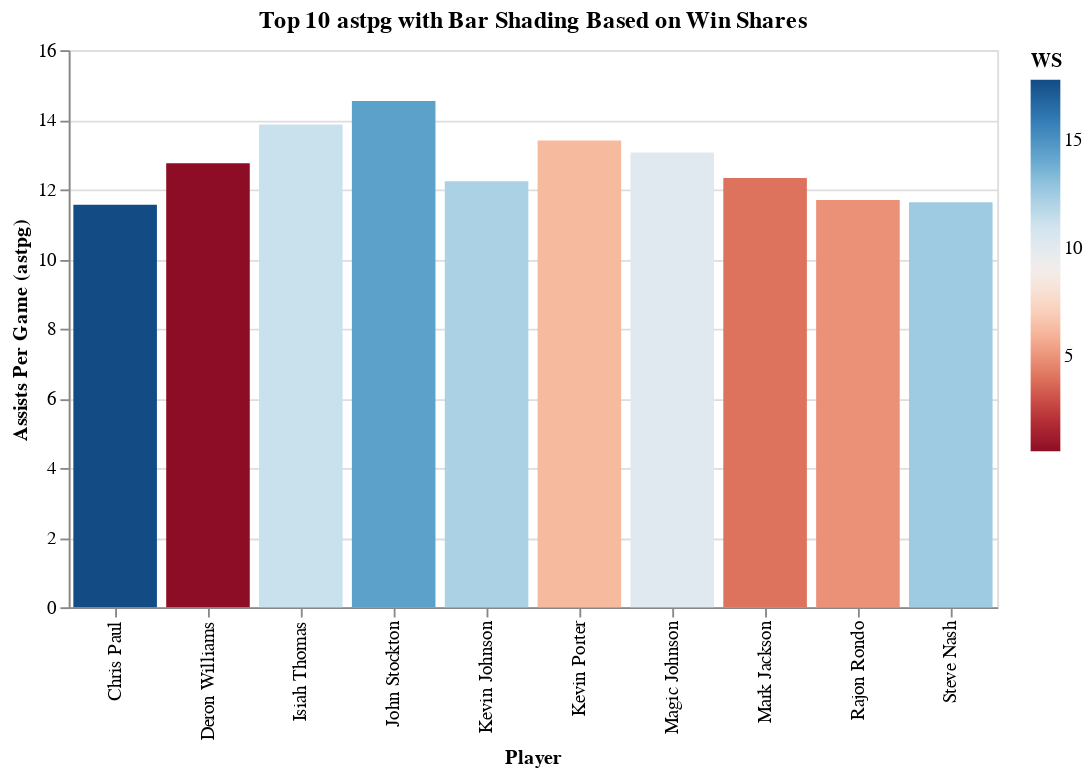

Here is the notebook cell this chart was saved with:
### Code cell
highestast_df = stats_df.loc[stats_df.groupby("Player")['astpg'].idxmax()]
highestast_df.info()

top10 = highestast_df.sort_values(by="astpg", ascending = False).head(10)

chart = alt.Chart(top10).mark_bar().encode(
    x=alt.X('Player', title='Player'),
    y=alt.Y('astpg', title='Assists Per Game (astpg)'),
    color=alt.Color('WS', scale=alt.Scale(scheme='redblue'), title='WS')
).properties(
    title="Top 10 astpg with Bar Shading Based on Win Shares",
    width=500,
    height=300
)
chart

### Figure 1 — Vega-Lite specification as saved in the notebook (floating-point values rounded to 4 significant figures)
{"config": {"view": {"continuousWidth": 300, "continuousHeight": 300}}, "data": {"name": "data-69cf08dee5a140aaf42c07cadd127af9"}, "mark": {"type": "bar"}, "encoding": {"color": {"field": "WS", "scale": {"scheme": "redblue"}, "title": "WS", "type": "quantitative"}, "x": {"field": "Player", "title": "Player", "type": "nominal"}, "y": {"field": "astpg", "title": "Assists Per Game (astpg)", "type": "quantitative"}}, "height": 300, "title": "Top 10 astpg with Bar Shading Based on Win Shares", "width": 500, "$schema": "https://vega.github.io/schema/vega-lite/v5.20.1.json", "datasets": {"data-69cf08dee5a140aaf42c07cadd127af9": [{"Unnamed: 0": 9923, "Year": 1990.0, "Player": "John Stockton", "Pos": "PG", "Age": 27.0, "Tm": "UTA", "G": 78.0, "GS": 78.0, "MP": 2915.0, "PER": 23.9, "TS%": 0.607, "3PAr": 0.123, "FTr": 0.471, "ORB%": 2.5, "DRB%": 5.6, "TRB%": 4.1, "AST%": 57.4, "STL%": 3.5, "BLK%": 0.4, "TOV%": 19.7, "USG%": 20.6, "blanl": null, "OWS": 10.4, "DWS": 4.0, "WS": 14.4, "WS/48": 0.238, "blank2": null, "OBPM": 5.6, "DBPM": -1.4, "BPM": 4.2, "VORP": 4.5, "FG": 472.0, "FGA": 918.0, "FG%": 0.514, "3P": 47.0, "3PA": 113.0, "3P%": 0.416, "2P": 425.0, "2PA": 805.0, "2P%": 0.528, "eFG%": 0.54, "FT": 354.0, "FTA": 432.0, "FT%": 0.819, "ORB": 57.0, "DRB": 149.0, "TRB": 206.0, "AST": 1134.0, "STL": 207.0, "BLK": 18.0, "TOV": 272.0, "PF": 233.0, "PTS": 1345.0, "ppg": 17.24, "astpg": 14.54, "trbpg": 2.641}, {"Unnamed: 0": 7857, "Year": 1985.0, "Player": "Isiah Thomas", "Pos": "PG", "Age": 23.0, "Tm": "DET", "G": 81.0, "GS": 81.0, "MP": 3089.0, "PER": 22.2, "TS%": 0.529, "3PAr": 0.08, "FTr": 0.35, "ORB%": 3.7, "DRB%": 8.7, "TRB%": 6.1, "AST%": 47.9, "STL%": 2.8, "BLK%": 0.4, "TOV%": 15.7, "USG%": 24.0, "blanl": null, "OWS": 7.5, "DWS": 3.6, "WS": 11.2, "WS/48": 0.173, "blank2": null, "OBPM": 5.2, "DBPM": 0.0, "BPM": 5.2, "VORP": 5.6, "FG": 646.0, "FGA": 1410.0, "FG%": 0.458, "3P": 29.0, "3PA": 113.0, "3P%": 0.257, "2P": 617.0, "2PA": 1297.0, "2P%": 0.476, "eFG%": 0.468, "FT": 399.0, "FTA": 493.0, "FT%": 0.809, "ORB": 114.0, "DRB": 247.0, "TRB": 361.0, "AST": 1123.0, "STL": 187.0, "BLK": 25.0, "TOV": 302.0, "PF": 288.0, "PTS": 1720.0, "ppg": 21.23, "astpg": 13.86, "trbpg": 4.457}, {"Unnamed: 0": 5621, "Year": 1979.0, "Player": "Kevin Porter", "Pos": "PG", "Age": 28.0, "Tm": "DET", "G": 82.0, "GS": null, "MP": 3064.0, "PER": 17.2, "TS%": 0.513, "3PAr": null, "FTr": 0.24, "ORB%": 2.0, "DRB%": 5.2, "TRB%": 3.5, "AST%": 47.0, "STL%": 2.3, "BLK%": 0.1, "TOV%": 21.5, "USG%": 19.4, "blanl": null, "OWS": 4.3, "DWS": 1.9, "WS": 6.2, "WS/48": 0.097, "blank2": null, "OBPM": 1.2, "DBPM": -3.0, "BPM": -1.8, "VORP": 0.2, "FG": 534.0, "FGA": 1110.0, "FG%": 0.481, "3P": null, "3PA": null, "3P%": null, "2P": 534.0, "2PA": 1110.0, "2P%": 0.481, "eFG%": 0.481, "FT": 192.0, "FTA": 266.0, "FT%": 0.722, "ORB": 62.0, "DRB": 147.0, "TRB": 209.0, "AST": 1099.0, "STL": 158.0, "BLK": 5.0, "TOV": 337.0, "PF": 302.0, "PTS": 1260.0, "ppg": 15.37, "astpg": 13.4, "trbpg": 2.549}, {"Unnamed: 0": 7348, "Year": 1984.0, "Player": "Magic Johnson", "Pos": "PG", "Age": 24.0, "Tm": "LAL", "G": 67.0, "GS": 66.0, "MP": 2567.0, "PER": 22.6, "TS%": 0.628, "3PAr": 0.037, "FTr": 0.459, "ORB%": 4.7, "DRB%": 16.1, "TRB%": 10.8, "AST%": 42.5, "STL%": 2.7, "BLK%": 1.0, "TOV%": 24.6, "USG%": 19.5, "blanl": null, "OWS": 6.7, "DWS": 3.6, "WS": 10.2, "WS/48": 0.191, "blank2": null, "OBPM": 4.1, "DBPM": 1.9, "BPM": 6.1, "VORP": 5.2, "FG": 441.0, "FGA": 780.0, "FG%": 0.565, "3P": 6.0, "3PA": 29.0, "3P%": 0.207, "2P": 435.0, "2PA": 751.0, "2P%": 0.579, "eFG%": 0.569, "FT": 290.0, "FTA": 358.0, "FT%": 0.81, "ORB": 99.0, "DRB": 392.0, "TRB": 491.0, "AST": 875.0, "STL": 150.0, "BLK": 49.0, "TOV": 306.0, "PF": 169.0, "PTS": 1178.0, "ppg": 17.58, "astpg": 13.06, "trbpg": 7.328}, {"Unnamed: 0": 21098, "Year": 2011.0, "Player": "Deron Williams", "Pos": "PG", "Age": 26.0, "Tm": "NJN", "G": 12.0, "GS": 12.0, "MP": 456.0, "PER": 17.0, "TS%": 0.463, "3PAr": 0.349, "FTr": 0.343, "ORB%": 2.0, "DRB%": 12.5, "TRB%": 7.1, "AST%": 55.9, "STL%": 1.8, "BLK%": 0.5, "TOV%": 18.1, "USG%": 24.2, "blanl": null, "OWS": 0.3, "DWS": 0.3, "WS": 0.6, "WS/48": 0.066, "blank2": null, "OBPM": 2.4, "DBPM": -1.8, "BPM": 0.5, "VORP": 0.3, "FG": 59.0, "FGA": 169.0, "FG%": 0.349, "3P": 16.0, "3PA": 59.0, "3P%": 0.271, "2P": 43.0, "2PA": 110.0, "2P%": 0.391, "eFG%": 0.396, "FT": 46.0, "FTA": 58.0, "FT%": 0.793, "ORB": 8.0, "DRB": 47.0, "TRB": 55.0, "AST": 153.0, "STL": 15.0, "BLK": 3.0, "TOV": 43.0, "PF": 38.0, "PTS": 180.0, "ppg": 15.0, "astpg": 12.75, "trbpg": 4.583}, {"Unnamed: 0": 13082, "Year": 1997.0, "Player": "Mark Jackson", "Pos": "PG", "Age": 31.0, "Tm": "DEN", "G": 52.0, "GS": 52.0, "MP": 2001.0, "PER": 16.2, "TS%": 0.528, "3PAr": 0.268, "FTr": 0.301, "ORB%": 4.1, "DRB%": 11.3, "TRB%": 7.7, "AST%": 50.0, "STL%": 1.3, "BLK%": 0.3, "TOV%": 25.2, "USG%": 15.3, "blanl": null, "OWS": 3.6, "DWS": 0.5, "WS": 4.0, "WS/48": 0.097, "blank2": null, "OBPM": 1.2, "DBPM": -2.4, "BPM": -1.3, "VORP": 0.4, "FG": 192.0, "FGA": 452.0, "FG%": 0.425, "3P": 48.0, "3PA": 121.0, "3P%": 0.397, "2P": 144.0, "2PA": 331.0, "2P%": 0.435, "eFG%": 0.478, "FT": 109.0, "FTA": 136.0, "FT%": 0.801, "ORB": 71.0, "DRB": 200.0, "TRB": 271.0, "AST": 641.0, "STL": 51.0, "BLK": 9.0, "TOV": 172.0, "PF": 104.0, "PTS": 541.0, "ppg": 10.4, "astpg": 12.33, "trbpg": 5.212}, {"Unnamed: 0": 9282, "Year": 1989.0, "Player": "Kevin Johnson", "Pos": "PG", "Age": 22.0, "Tm": "PHO", "G": 81.0, "GS": 81.0, "MP": 3179.0, "PER": 20.5, "TS%": 0.597, "3PAr": 0.02, "FTr": 0.511, "ORB%": 1.6, "DRB%": 9.4, "TRB%": 5.7, "AST%": 40.4, "STL%": 2.0, "BLK%": 0.4, "TOV%": 18.9, "USG%": 21.2, "blanl": null, "OWS": 8.6, "DWS": 3.5, "WS": 12.2, "WS/48": 0.184, "blank2": null, "OBPM": 3.7, "DBPM": -0.1, "BPM": 3.5, "VORP": 4.5, "FG": 570.0, "FGA": 1128.0, "FG%": 0.505, "3P": 2.0, "3PA": 22.0, "3P%": 0.091, "2P": 568.0, "2PA": 1106.0, "2P%": 0.514, "eFG%": 0.506, "FT": 508.0, "FTA": 576.0, "FT%": 0.882, "ORB": 46.0, "DRB": 294.0, "TRB": 340.0, "AST": 991.0, "STL": 135.0, "BLK": 24.0, "TOV": 322.0, "PF": 226.0, "PTS": 1650.0, "ppg": 20.37, "astpg": 12.23, "trbpg": 4.198}, {"Unnamed: 0": 21543, "Year": 2012.0, "Player": "Rajon Rondo", "Pos": "PG", "Age": 25.0, "Tm": "BOS", "G": 53.0, "GS": 53.0, "MP": 1957.0, "PER": 17.5, "TS%": 0.483, "3PAr": 0.073, "FTr": 0.316, "ORB%": 3.9, "DRB%": 11.2, "TRB%": 7.7, "AST%": 52.5, "STL%": 2.6, "BLK%": 0.1, "TOV%": 22.8, "USG%": 20.7, "blanl": null, "OWS": 1.5, "DWS": 3.4, "WS": 4.9, "WS/48": 0.121, "blank2": null, "OBPM": 0.6, "DBPM": 0.7, "BPM": 1.3, "VORP": 1.6, "FG": 256.0, "FGA": 572.0, "FG%": 0.448, "3P": 10.0, "3PA": 42.0, "3P%": 0.238, "2P": 246.0, "2PA": 530.0, "2P%": 0.464, "eFG%": 0.456, "FT": 108.0, "FTA": 181.0, "FT%": 0.597, "ORB": 62.0, "DRB": 195.0, "TRB": 257.0, "AST": 620.0, "STL": 95.0, "BLK": 3.0, "TOV": 193.0, "PF": 99.0, "PTS": 630.0, "ppg": 11.89, "astpg": 11.7, "trbpg": 4.849}, {"Unnamed: 0": 18562, "Year": 2007.0, "Player": "Steve Nash", "Pos": "PG", "Age": 32.0, "Tm": "PHO", "G": 76.0, "GS": 76.0, "MP": 2682.0, "PER": 23.8, "TS%": 0.654, "3PAr": 0.353, "FTr": 0.254, "ORB%": 1.4, "DRB%": 9.9, "TRB%": 5.8, "AST%": 50.1, "STL%": 1.1, "BLK%": 0.2, "TOV%": 21.0, "USG%": 22.9, "blanl": null, "OWS": 10.8, "DWS": 1.7, "WS": 12.6, "WS/48": 0.225, "blank2": null, "OBPM": 6.1, "DBPM": -2.3, "BPM": 3.8, "VORP": 3.9, "FG": 517.0, "FGA": 971.0, "FG%": 0.532, "3P": 156.0, "3PA": 343.0, "3P%": 0.455, "2P": 361.0, "2PA": 628.0, "2P%": 0.575, "eFG%": 0.613, "FT": 222.0, "FTA": 247.0, "FT%": 0.899, "ORB": 30.0, "DRB": 239.0, "TRB": 269.0, "AST": 884.0, "STL": 57.0, "BLK": 6.0, "TOV": 287.0, "PF": 117.0, "PTS": 1412.0, "ppg": 18.58, "astpg": 11.63, "trbpg": 3.539}, {"Unnamed: 0": 19164, "Year": 2008.0, "Player": "Chris Paul", "Pos": "PG", "Age": 22.0, "Tm": "NOH", "G": 80.0, "GS": 80.0, "MP": 3006.0, "PER": 28.3, "TS%": 0.576, "3PAr": 0.193, "FTr": 0.302, "ORB%": 2.4, "DRB%": 10.3, "TRB%": 6.2, "AST%": 52.2, "STL%": 3.9, "BLK%": 0.1, "TOV%": 12.1, "USG%": 25.7, "blanl": null, "OWS": 13.2, "DWS": 4.6, "WS": 17.8, "WS/48": 0.284, "blank2": null, "OBPM": 8.3, "DBPM": 0.9, "BPM": 9.2, "VORP": 8.5, "FG": 630.0, "FGA": 1291.0, "FG%": 0.488, "3P": 92.0, "3PA": 249.0, "3P%": 0.369, "2P": 538.0, "2PA": 1042.0, "2P%": 0.516, "eFG%": 0.524, "FT": 332.0, "FTA": 390.0, "FT%": 0.851, "ORB": 62.0, "DRB": 259.0, "TRB": 321.0, "AST": 925.0, "STL": 217.0, "BLK": 4.0, "TOV": 201.0, "PF": 185.0, "PTS": 1684.0, "ppg": 21.05, "astpg": 11.56, "trbpg": 4.013}]}}
